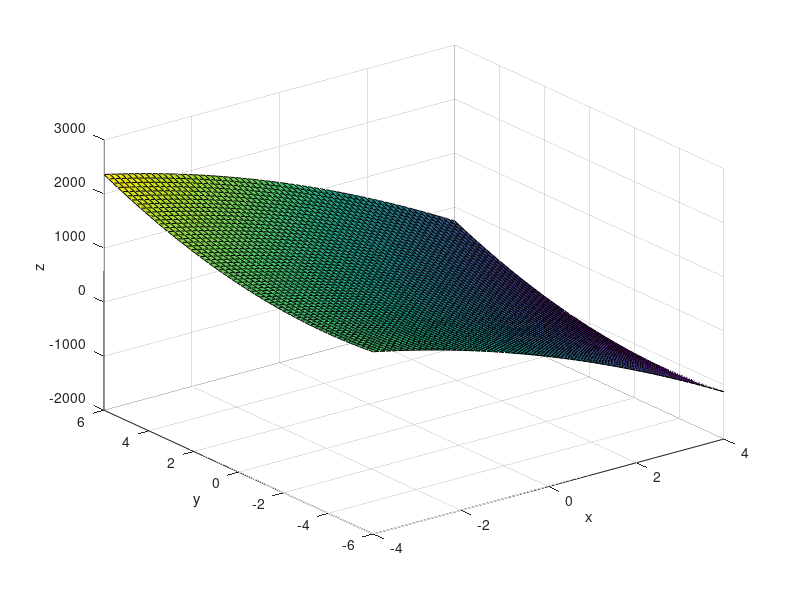
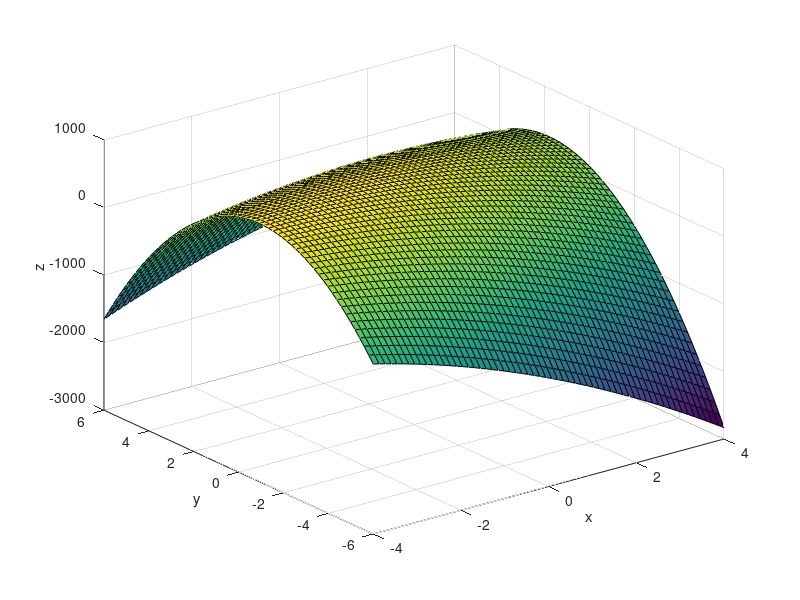

Recreate these plots in MATLAB, in order.
ec_x = linspace(-4, 4, 60);ec_y = linspace(-6, 6, 60);
[mesh_x, mesh_y]=meshgrid(ec_x,ec_y);
z=-17.65* (mesh_x .* mesh_x)-1.255*(mesh_x .* mesh_y)+10.66*( mesh_y .* mesh_y )-319.8*mesh_x+77.53*mesh_y+486.0;

figure(1)
surf(mesh_x,mesh_y,z)
xlabel('x');ylabel('y');zlabel('z');
figure(2)
z=-16.53* (mesh_x .* mesh_x)+35.25*(mesh_x .* mesh_y)-51.20*( mesh_y .* mesh_y )-81.88*mesh_x+43.57*mesh_y+711.6;
surf(mesh_x,mesh_y,z)
xlabel('x');ylabel('y');zlabel('z');

%{
line_x = linspace(0, 0, 60);
z = -37.37 * ec_y .* ec_y + 214 * ec_y + 921.6;
plot3(line_x, ec_y, z);
line_y = linspace(0, 0, 60);
z = -2.328 * ec_x .* ec_x -131 * ec_x + 921.6;
plot3(ec_x, line_y, z');
xlabel('x');ylabel('y');zlabel('z');
%}
